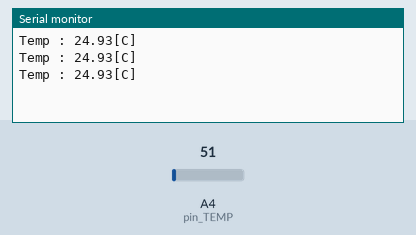
Bench run of a sketch on a simulated Arduino Uno, built with avr-gcc and run on an emulated ATmega328P. Shown: the last lines printed to the serial monitor. The test bench sets the inputs (shaded band); at power-on: A4 (pin_TEMP) = 51.

Above: at 1.3 s.
1.4 s: A4 (pin_TEMP) set to 61
At 1.9 s:
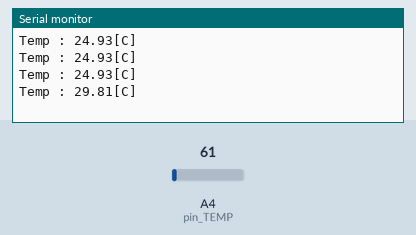
2.9 s: A4 (pin_TEMP) set to 71
At 3.4 s:
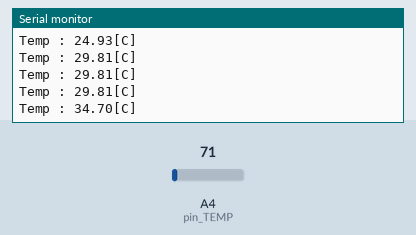
Timing chart, 0 to 5.9 s (numbered marks = the images above; inputs shaded):
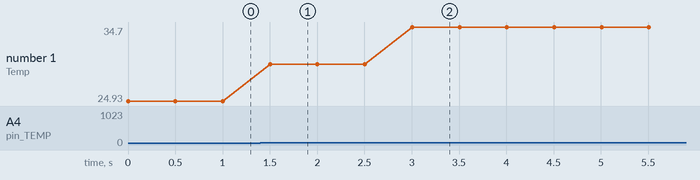

Measured:
- after the input at 1.4 s, the serial monitor: prints a new line after 0.10 s (image 1)
- after the input at 2.9 s, the serial monitor: prints a new line after 0.10 s (image 2)
- plotted number 1: 24.93 → 29.81 after the input at 1.4 s, 29.81 → 34.7 after the input at 2.9 s

The sketch:

Temp.ino
```cpp
int pin_TEMP = A4;

void setup() {
  Serial.begin(115200);

  pinMode(pin_TEMP, INPUT);
}

void loop() {
  uint16_t ADC_data = 0;
  float Temp;
  ADC_data = analogRead(pin_TEMP);

  Temp = (float)ADC_data*5*100/1023;

  Serial.print("Temp : ");
  Serial.print(Temp);
  Serial.println("[C]");
  delay(500);

}
```
